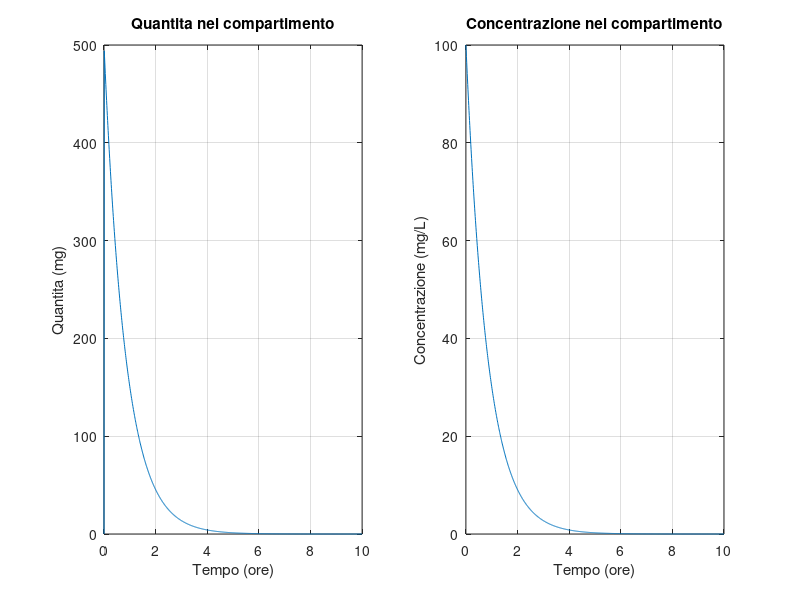
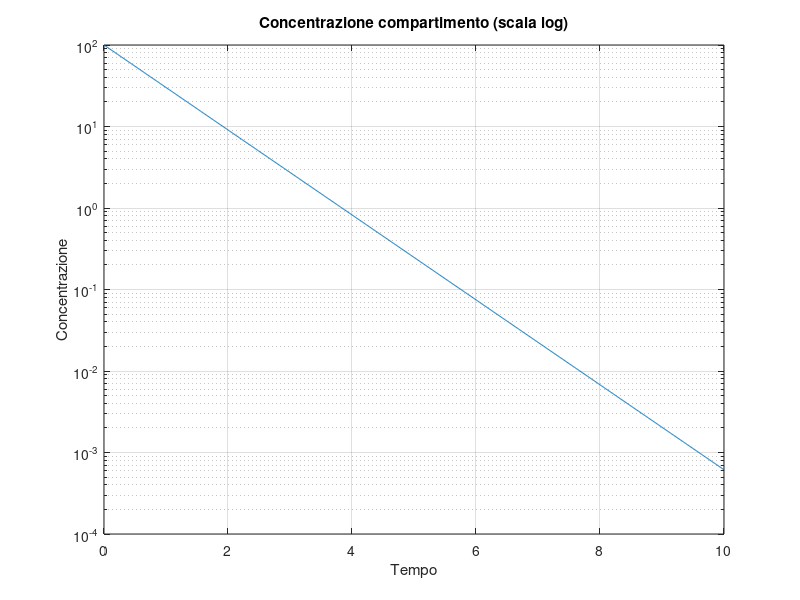
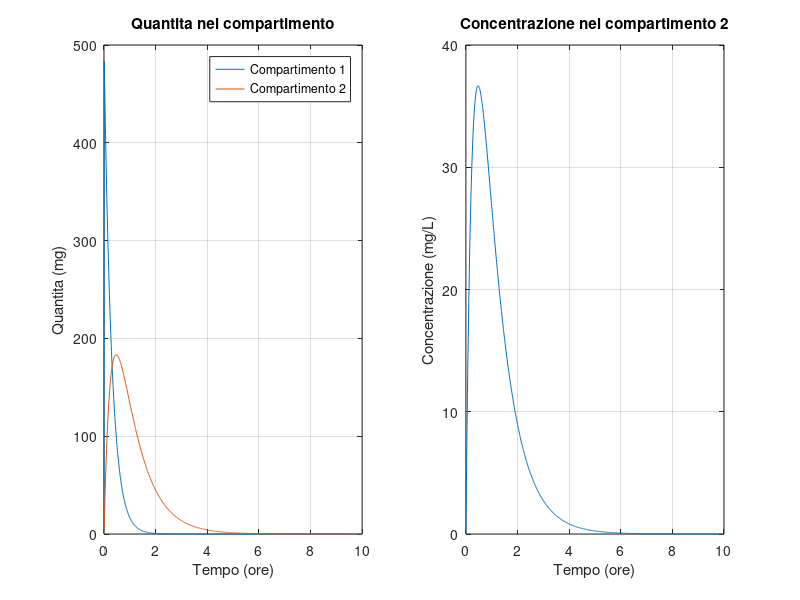
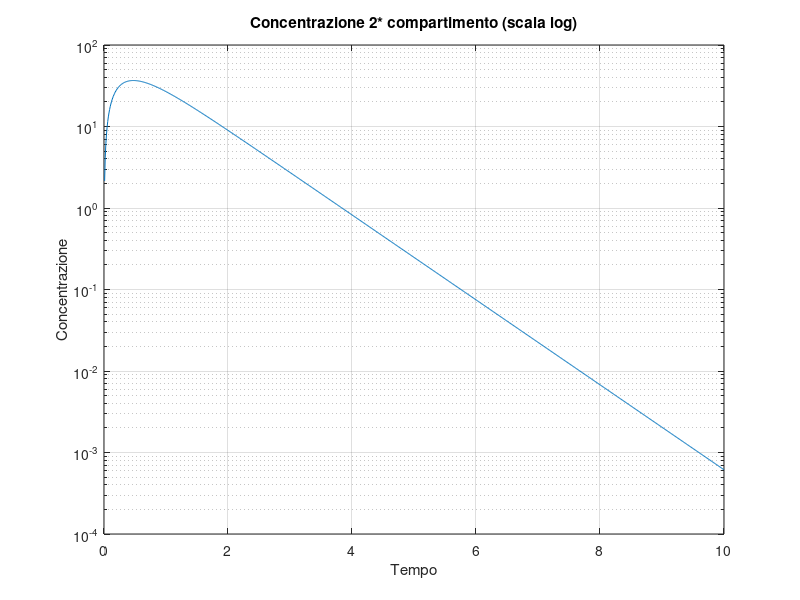

Recreate these plots in MATLAB, in order. (Note: this script raises an error after producing the figures.)
clear all;
clc;

%% Esercizio n*1 - Modello monocompartimentale

% Dati del modello 
ke = 1.2;
d = 500;
V1 = 5;

% Matrici del sistema compartimentale lineare
A = -ke;
B = d;
C = 1/V1;
D = 0;

% Creazione del modello compartimentale lineare
sys = ss(A,B,C,D);

% Grafici della quantita e della concentrazione
figure(1);
t = [0:0.01:10];
[ct,T,qt] = impulse(sys,t);
subplot(1,2,1), plot(T,qt), title("Quantita nel compartimento"), 
xlabel("Tempo (ore)"), ylabel("Quantita (mg)"), grid on;
subplot(1,2,2), plot(T,ct), title("Concentrazione nel compartimento"),
xlabel("Tempo (ore)"), ylabel("Concentrazione (mg/L)"), grid on;

% Grafico della concentrazione in scale logaritmica
figure(2);
semilogy(T,ct), title("Concentrazione compartimento (scala log)"),
xlabel("Tempo"), ylabel("Concentrazione"), grid on;

% Il sistema e' monocompartimentale e quindi ad una sola costante di tempo
% (e' possibile verificarlo dal grafico su scala logaritmica). Il tempo di 
% eliminazione e' pari a 5tau tau = 1/ke. 
tau = 1/ke;
te = 5*tau;

% Calcolo emivita 
tm = 0.693/ke;

% Poiche' il modello e' monocopartimentale concentrazione massima e
% concentrazione iniziale coincidono. 
c0 = d/V1;
cmax = d/V1;

% AUC - Calcolata con formula esatta e tramite approssimazione
auc1_1 = c0/ke;
auc1_2 = trapz(T,ct);

% MRT - Tempo medio di residenza 
% Uso l'approccio non compartimentale calcolando AUMC e AUC con
% campionamento
t_auc = [0, 0.76, 1.16, 1.72, 2.53, 4.01, 6];
c_auc = [100, 40.176, 24.8578, 12.6945, 4.8027, 0.81316, 0.074]; 

auc1_nc = trapz(t_auc,c_auc);
aumc1_nc = trapz(t_auc,t_auc.*c_auc);

mrt = aumc1_nc/auc1_nc;
 
% CLtot - Clearance totale 
CLtot = V1*ke;


%% Esercizio n*2 - Modello con assorbimento 

% Dati modello 
k01 = 1.2;
k02 = 1.2;
k21 = 2.2;
V2 = 5;
d = 500;

% Matrici del sistema compartimentale lineare
A = [-(k01+k21),0;k21,-k02]; 
B = [d;0];
C = [0,1/V2];
D = 0;

% Creazione del modello compartimentale lineare
sys = ss(A,B,C,D);

% Grafici della quantita e della concentrazione
figure(3);
t = [0:0.01:10];
[ct,T,qt] = impulse(sys,t);
subplot(1,2,1), plot(T,qt), title("Quantita nel compartimento"), 
xlabel("Tempo (ore)"), ylabel("Quantita (mg)"), legend("Compartimento 1","Compartimento 2"), grid on;
subplot(1,2,2), plot(T,ct), title("Concentrazione nel compartimento 2"),
xlabel("Tempo (ore)"), ylabel("Concentrazione (mg/L)"), grid on;

% Grafico della concentrazione in scale logaritmica
figure(4);
semilogy(T,ct), title("Concentrazione 2* compartimento (scala log)"),
xlabel("Tempo"), ylabel("Concentrazione"), grid on;

% Tempo eliminazione farmaco 
tau = 1/min(abs(eig(A)));
te = 5*tau;

% Concentrazione minima e massima
c_min = min(ct);
c_max = max(ct);

% AUC 
auc2 = trapz(T,ct);

% Frazione
fa = k21/(k21+k01);

% Variazione k01 
k_var = linspace(k01/100,k01*100,10);
for i=1:10
    figure(5);
    % Matrici del sistema compartimentale lineare
    A_var = [-(k_var(i)+k21),0;k21,-k02]; 
    B = [d;0];
    C = [0,1/V2];
    D = 0;

    % Creazione del modello compartimentale lineare
    sys = ss(A_var,B,C,D);

    % Grafici della quantita e della concentrazione
    t = [0:0.01:10];
    [ct,T,qt] = impulse(sys,t);
    subplot(1,2,1), plot(T,qt), title("Quantita nel compartimento"), 
    xlabel("Tempo (ore)"), ylabel("Quantita (mg)"), legend("Compartimento 1","Compartimento 2"), grid on;
    hold on;
    subplot(1,2,2), plot(T,ct), title("Concentrazione nel compartimento 2"),
    xlabel("Tempo (ore)"), ylabel("Concentrazione (mg/L)"), grid on;
    hold on;
end

% Calcolo della biodisponibilita
t_auc2 = [0.01, 0.23, 0.48, 1.55, 2.05, 3.01, 5.65];
c_auc2 = [2.15, 30.1323, 36.6604, 15.0529, 8.4495, 2.6962, 0.1136];

bio_disp = trapz(t_auc2,c_auc2) / auc1_nc;

% Calcolo costante assorbimento apparente (approccio non comp)
aumc2 = trapz(t_auc2,t_auc2.*c_auc2);
mrt2 = aumc2 / auc2;

mat = mrt2 - mrt;


%% Esercizio n*3 - Modello bicompartimentale (C-peptide)

% Dati modello 
k01 = 6.54e-2;
k12 = 5.68e-2;
k21 = 7.16e-2;
V1 = 3.29;
d = 49650;

% Matrici del sistema compartimentale lineare
A = [-(k01+k21),k12;k21,-k12]; 
B = [d;0];
C = [1/V1,0];
D = 0;

% Creazione del modello compartimentale lineare
sys = ss(A,B,C,D);

% Grafici della quantita e della concentrazione
figure(6);
t = [0:1:200];
[ct,T,qt] = impulse(sys,t);
subplot(1,2,1), plot(T,qt), title("Quantita nei compartimenti"), 
xlabel("Tempo (min)"), ylabel("Quantita (pmol)"), legend("Compartimento 1","Compartimento 2"), grid on;
subplot(1,2,2), plot(T,ct), title("Concentrazione nel compartimento 1"),
xlabel("Tempo (min)"), ylabel("Concentrazione (pmol/L)"), grid on;

% Grafico della concentrazione in scale logaritmica
figure(7);
semilogy(T,ct), title("Concentrazione nel compartimento 1 (scala log)"),
xlabel("Tempo"), ylabel("Concentrazione"), grid on;

% Tempo eliminazione C-peptide
tau_cp = 1/min(abs(eig(A)));
te_cp = 5*tau_cp; 

% AUC 
auc_cp = trapz(ct);

% CLtot 
CLtot = d/auc_cp;

% Variazione parametro
k_var = linspace(k21/100,k21*100,10);

figure(8);

for i=1:10
    % Matrici del sistema compartimentale lineare
    A_var = [-(k01+k_var(i)),k12;k_var(i),-k12];
    B = [d;0];
    C = [1/V1,0];
    D = 0;

    % Creazione del modello compartimentale lineare
    sys = ss(A_var,B,C,D);

    % Grafici della quantita e della concentrazione
    t = [0:1:200];
    [ct,T,qt] = impulse(sys,t);
    subplot(2,1,1), plot(T,qt), title("Quantita nei compartimenti"), 
    xlabel("Tempo (min)"), ylabel("Quantita (pmol)"), legend("Compartimento 1","Compartimento 2"), grid on;
    hold on;
    subplot(2,1,2), plot(T,ct), title("Concentrazione nel compartimento 1"),
    xlabel("Tempo (min)"), ylabel("Concentrazione (pmol/L)"), grid on;
    hold on;
end


%% Modello a tre compartimenti 

% Dati modello 
V1 = 5;
k21 = 2.22;
k12 = 0.859;
k31 = 0.031;
k13 = 0.008;
k01 = 1.2;
d = 500; 

% Matrici del sistema compartimentale lineare
A = [-(k01+k21+k31),k12,k13;k21,-k12,0;k31,0,-k13]; 
B = [d;0;0];
C = [1/V1,0,0];
D = 0;

% Creazione del modello compartimentale lineare
sys = ss(A,B,C,D);

% Grafici della quantita e della concentrazione
figure(9);
t = [0:1:200];
[ct,T,qt] = impulse(sys,t);
subplot(1,2,1), plot(T,qt), title("Quantita nei compartimenti"), 
xlabel("Tempo (min)"), ylabel("Quantita (pmol)"), legend("Compartimento 1","Compartimento 2","Compartimento 3"), grid on;
subplot(1,2,2), plot(T,ct), title("Concentrazione nel compartimento 1"),
xlabel("Tempo (min)"), ylabel("Concentrazione (pmol/L)"), grid on;

% Grafico della concentrazione in scale logaritmica
figure(10);
semilogy(T,ct), title("Concentrazione centrale (scala log)"),
xlabel("Tempo"), ylabel("Concentrazione");

% AUC 
auc_trc = trapz(ct);

% Volume di distribuzione
E = eig(A);
vd = d/(auc_trc*abs(min(E)));

% Pole zero map - Osservazione: quasi cancellazione zero-polo
figure(11);
pzplot(sys);

%% Dosi ripetute modello monocompartimentale

% Dati del modello 
ke = 1.2;
d = 500;
V1 = 5;

% Matrici del sistema compartimentale lineare
A = -ke;
B = d;
C = 1/V1;
D = 0;

% Creazione del modello compartimentale lineare
sys = ss(A,B,C,D);

% Dosi ripetute
deltaImpulsi = 6;
ampiezzaImpulsi = 1;
numeroImpulsi = 12;
t = linspace(0,deltaImpulsi,72);
xprec = 0;

figure(12);  

Y = [];
X = [];
T = [];

for i = 1:numeroImpulsi
    [yimp, timp, ximp] = impulse(sys*ampiezzaImpulsi,t);
    [yini,tini,xini] = initial(sys,xprec,t);
    
    Y = [Y;yimp+yini];
    X = [X;ximp+xini];
    T = [T,t+deltaImpulsi*(i-1)];
    
    xfinale=ximp+xini;
    xprec=xfinale(end,:);
    
end

plot(T,Y);
xlabel("Tempo (ore)"), ylabel("Quantita (mg)"), grid on;


figure(13);

% Delta = 3
[T1,Y1] = dosiRipetute(sys,3,1);
subplot(4,1,1), plot(T1,Y1), axis tight, grid on;
% Delta = 1
[T2,Y2] = dosiRipetute(sys,1,1);
subplot(4,1,2), plot(T2,Y2), axis tight, grid on;
% Delta = 0.5
[T3,Y3] = dosiRipetute(sys,0.5,1);
subplot(4,1,3), plot(T3,Y3), axis tight, grid on;
% Delta = 0.2
[T4,Y4] = dosiRipetute(sys,0.2,1);
subplot(4,1,4), plot(T4,Y4), axis tight, grid on;

% I parametri sono costante di eliminazione e intervallo tra una
% somministrazione e l'altra. 
